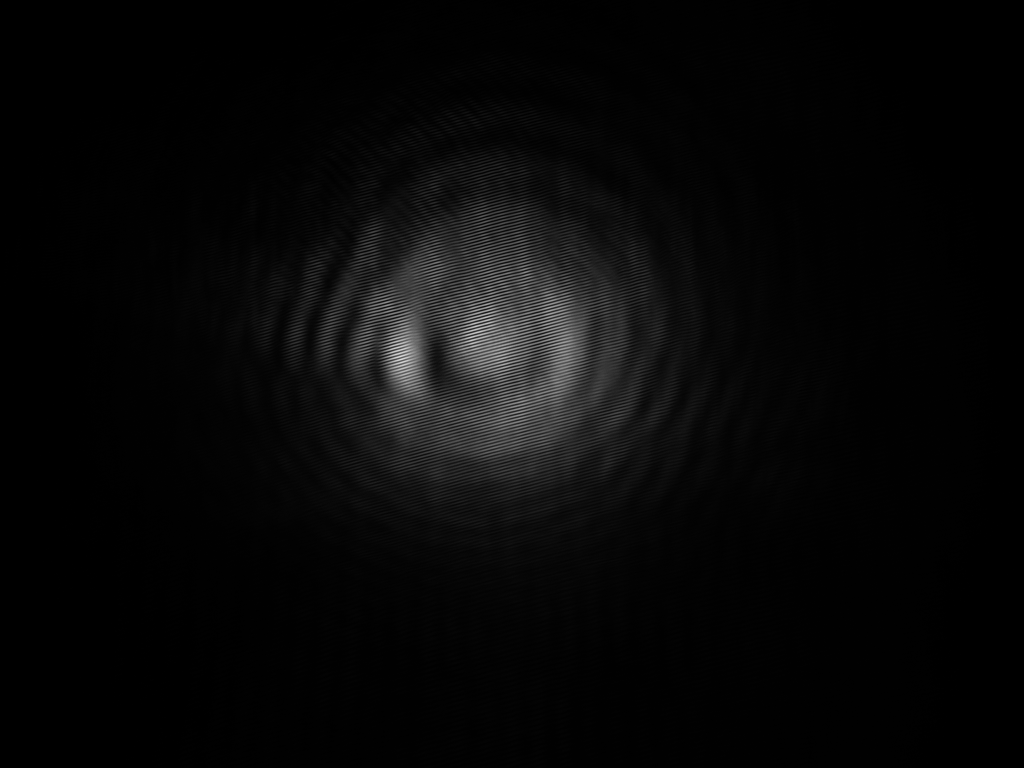
%> input picture #2/object10pixels.png, 2048 x 1536 px (shown at 1/2 size)
$ octave main.m   (GNU Octave 9; MATLAB toolbox functions it lacks are replaced by stand-ins)
%> lines starting %> are read from the running program, lines starting %| are printed output that depends on the picture
### #2/fourier_filtering.m
% Performs 2D Fourier filtering by cropping the image
function F = fourier_filtering(path, flag)
%> called with path = 'object10pixels.png', flag = true

    F = fftshift(fft2(imread(path)));
    F_abs = abs(F);  % in freq domain
    [col, row] = size(F);
%> col = 1536; row = 2048
    figure;
    subplot(3, 3, 1);
    imshow(log(1 + F_abs), []);
    title('0. Log Magnitude Spectrum');

    % zero out all terms expect the second one that contains object's wavefront

    % 1. zero out left
    F(:, 1:(row/2)) = 0;
    % figure;
    subplot(3, 3, 2);
    imshow(log(1 + abs(F)), []);
    title('1. Left Region Zeroed in Freq Domain');

    % 2. zero out upper
    F(1:col/2, :) = 0;
    % figure;
    subplot(3, 3, 3);
    imshow(log(1 + abs(F)), []);
    title('2. Top Region Zeroed in Freq Domain');

    % 3. zero out center vertical strip
    [~, y] = meshgrid(1:row, 1:col);
    square = min(row, col) * 0.2; % visually selected
%> square = 307.2
     if ~flag
        square = min(row, col) * 0.05;
     end
    % mask = (abs(x - row/2) <= square/2) & (abs(y - col/2) <= square/2);
    mask = (abs(y - col/2) <= square/2);
    F(mask) = 0 ;
    % figure;
    subplot(3, 3, 4);
    imshow(log(1 + abs(F)), []);
    title('3. Vertical Strip Region Zeroed in Freq Domain');

    % 4. move to center
    [~, idx] = max(abs(F(:)));
%> idx = 1701360
    [term_row, term_col] = ind2sub(size(F), idx);
%> term_row = 1008; term_col = 1108
    F = circshift(F, [col/2 - term_row, row/2 - term_col]);
    % figure;
    subplot(3, 3, 5);
    imshow(log(1 + abs(F)), []);
    title('4. Centering Max Frequency Component');

    % 5. get center
    [x, y] = meshgrid(1:row, 1:col);
    square = min(row,col) * 0.20; % visually selected
    if ~flag
        square = min(row,col) * 0.15; % visually selected
    end
    mask = (abs(x - row/2) <= square/2) & (abs(y - col/2) <= square/2);
    F(~mask) = 0 ;
    % figure;
    subplot(3, 3, 6);
    imshow(log(1 + abs(F)), []);
    title('5. Preserve Center Square Region');

end

### #2/reconstruct.m
% Performs 2D Fourier filtering and Wavefront Propagation respectively
function [angular_spectrum] = reconstruct(path,flag)
    % in meters
    pixel_size = 3.45E-6;
    dist = 0.11; % ray and camera
    wavelength = 532E-9;

    disp(['path: ', path]);
    F = fourier_filtering(path, flag);

    U0 = ifft2(ifftshift(F)); % object wavefront in spatial domain

    subplot(3, 3, 7:9);
    imshow(log(1 + abs(U0)), []);
    title('6. Object Wavefront in Spatial Domain');
    sgtitle(['2D Fourier Filtering for ',path]);
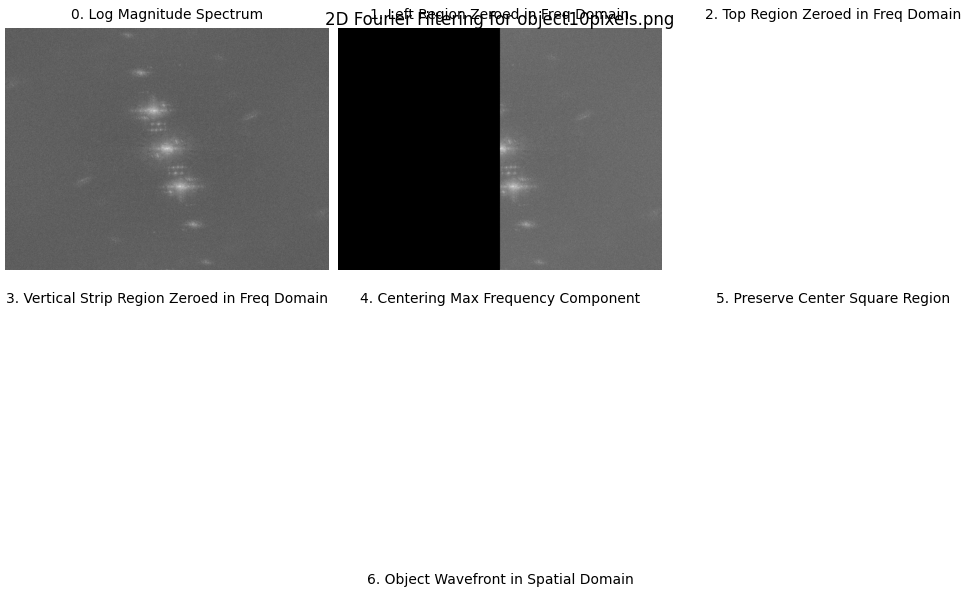
%> figure redrawn from the program's plot data, 7 panels

    distances = -0.4:0.02:-0.2; % back propagation
    distances = -0.28; % optimal value is choosen visually

    for i = 1:length(distances)

        distance = distances(i);
        angular_spectrum = AngularSpectrum(U0, distance, wavelength, pixel_size);

        figure;
        subplot(1, 2, 1);
        imagesc(abs(angular_spectrum));
        colormap(gray);
        colorbar;
        title('Amplitude of Reconstructed Object Wavefront');

        subplot(1, 2, 2);
        imagesc(angle(angular_spectrum));
        colormap(gray);
        colorbar;
        title('Phase of Reconstructed Object Wavefront');
        sgtitle(['Reconstruction of ', path, ' when distance is ',num2str(distance)]);

    end
end

### #2/AngularSpectrum.m
function [prop_wavefront, TF] = AngularSpectrum(wavefront,distance,lambda,dx)
% propagation using angular spectrum...
% wavefront is a complex valued wavefront at the initial plane
% distance - propagation distance in m
% lambda is the wavelength in m
% dx - the sample spacings (computational pixel size) in the x and y in meters
%

%% Setup matrices representing reciprocal space coordinates
[L,K,~] = size(wavefront);
k = -K/2:K/2 - 1;
l = -L/2:L/2 - 1;
% l = l./(N*dy);
[k,l] = meshgrid(k,l);

U=1 -lambda^2*((k/(dx*K)).^2+(l/(dx*L)).^2);
TF= exp(1i*2*pi/lambda*distance*sqrt(U));
TF(U<0)=0;%%%%TRANSFER FUNCTION

% convolution
prop_wavefront =ifft2(ifftshift(TF.*fftshift(fft2((wavefront)))));


end

### #2/main.m
% Main script

clear;
clc;
close all;

% object wavefront reconstruction
wavefront_10 = reconstruct('object10pixels.png', true);
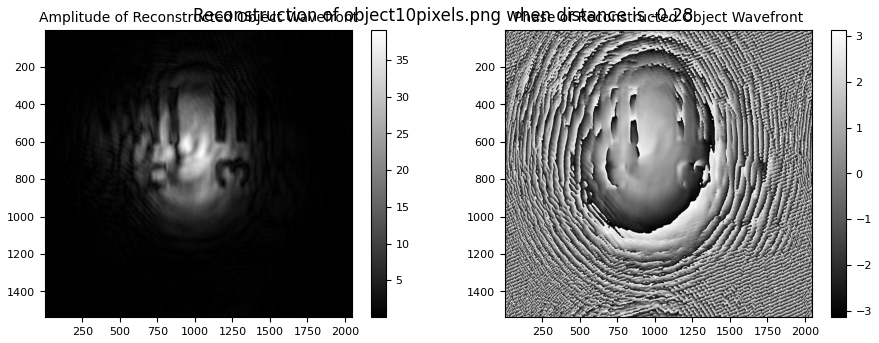
%> figure redrawn from the program's plot data, 2 panels
wavefront_14 = reconstruct('object14pixels.png', false); %
%> call 2 of reconstruct, with path = 'object14pixels.png', flag = false
%> call 2 of fourier_filtering, with path = 'object14pixels.png', flag = false
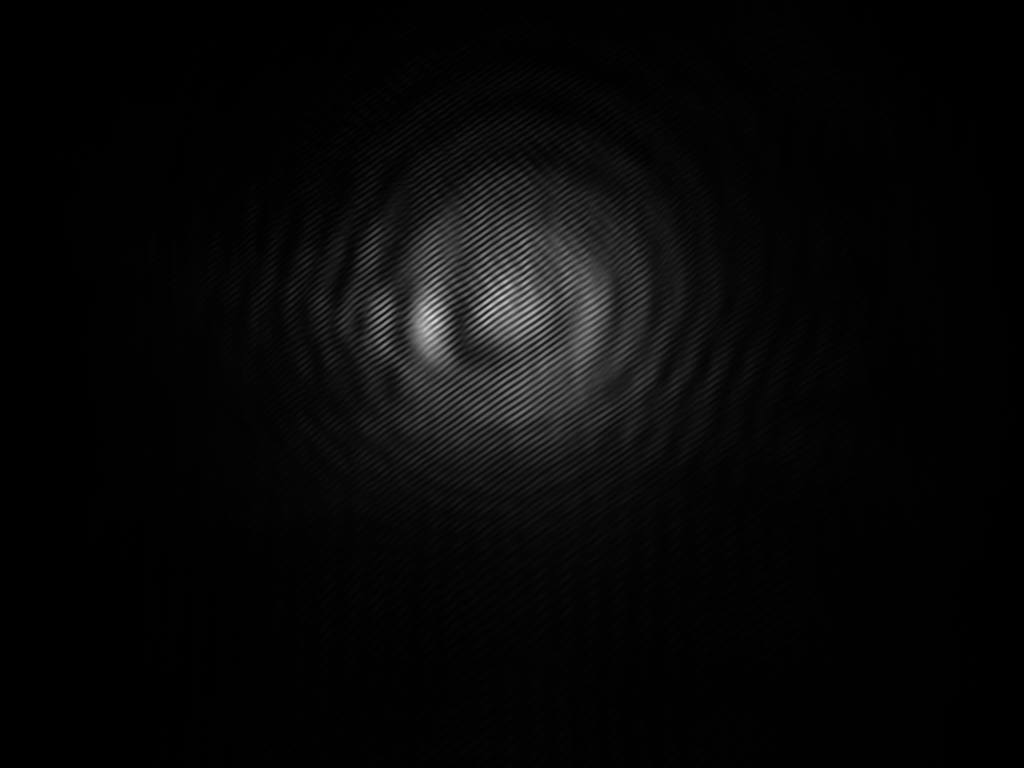
%> input picture #2/object14pixels.png, 2048 x 1536 px (shown at 1/2 size)
%> in fourier_filtering (call 2), `imshow(log(1 + abs(F)), []);`:
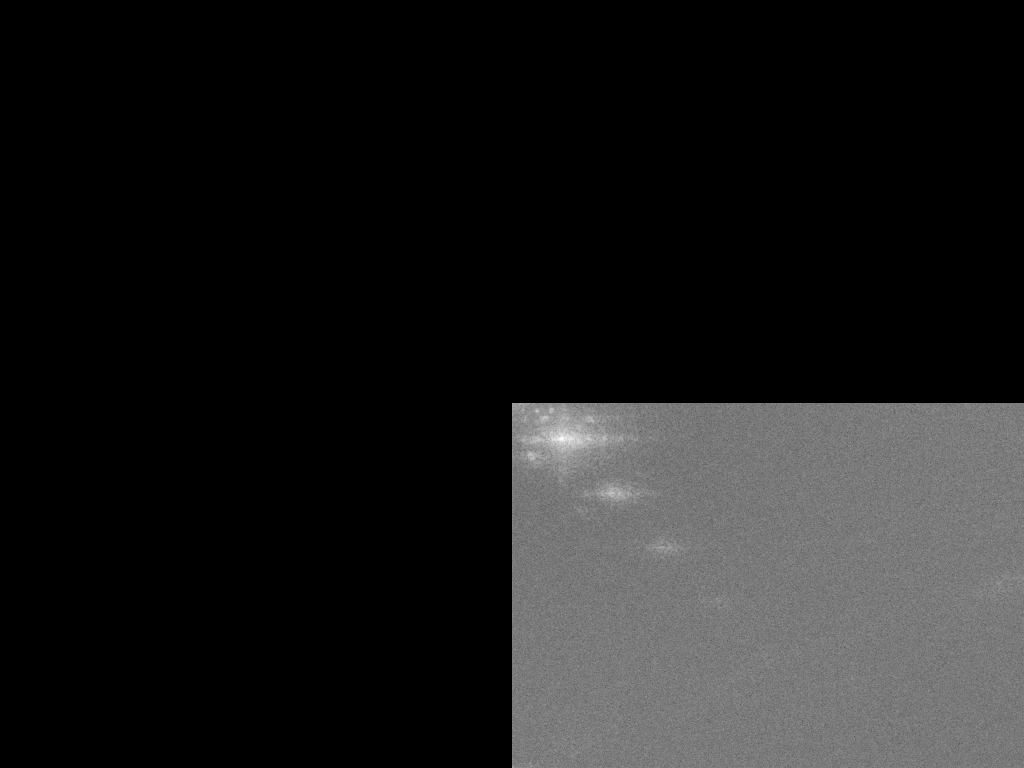
%> displayed picture: size 1536x2048, on the screen's scale of 0 to 255 (shown at 1/2 size); min 0, max 255, mean 29.3
%> in fourier_filtering (call 2), `[~, idx] = max(abs(F(:)));`: idx = 1727342
%> in fourier_filtering (call 2), `[term_row, term_col] = ind2sub(size(F), idx);`: term_row = 878; term_col = 1125
%> in reconstruct (call 2), `imshow(log(1 + abs(U0)), []);`:
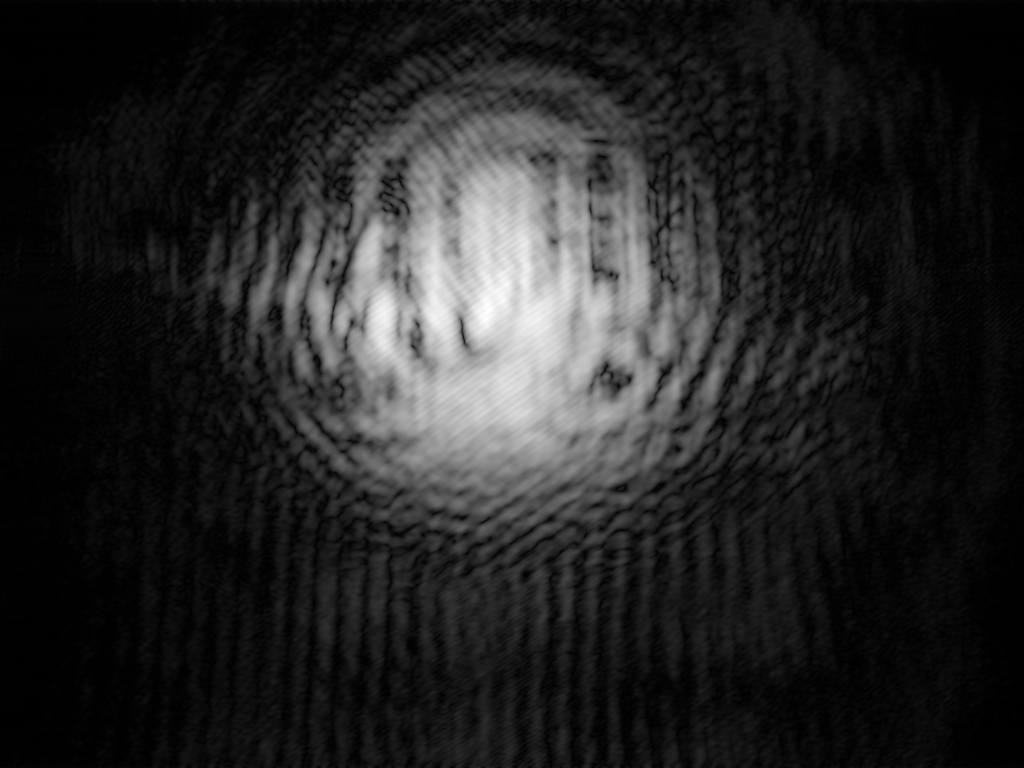
%> displayed picture: size 1536x2048, on the screen's scale of 0 to 255 (shown at 1/2 size); min 0, max 255, mean 36.6
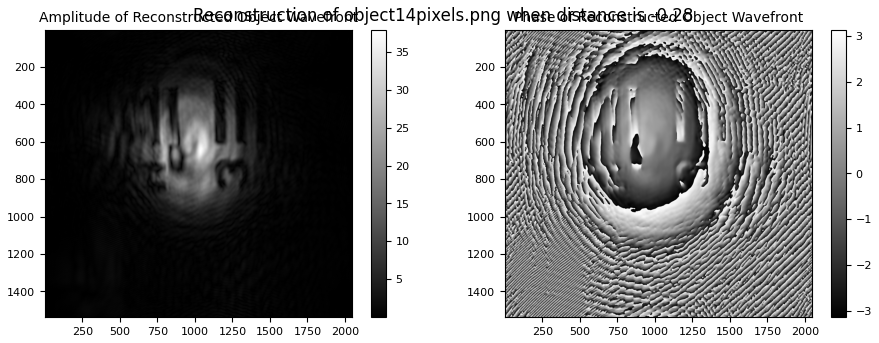
%> figure redrawn from the program's plot data, 2 panels

%%
% Comparison of amplitude and phase values
figure;
subplot(1, 2, 1);
plot(mean(abs(wavefront_10),1), 'g');
hold on;
plot(mean(abs(wavefront_14),1), 'r');
hold off;
title('Crosssection Mean of Amplitude values');
xlabel('Spatial Position');
ylabel('Amplitude');
legend('10px', '14px');

subplot(1, 2, 2);
plot(mean(angle(wavefront_10),1), 'g');
hold on;
plot(mean(angle(wavefront_14),1), 'r');
hold off;
title('Crosssection Mean of Phase values');
xlabel('Spatial Position');
ylabel('Phase');
legend('10px', '14px');
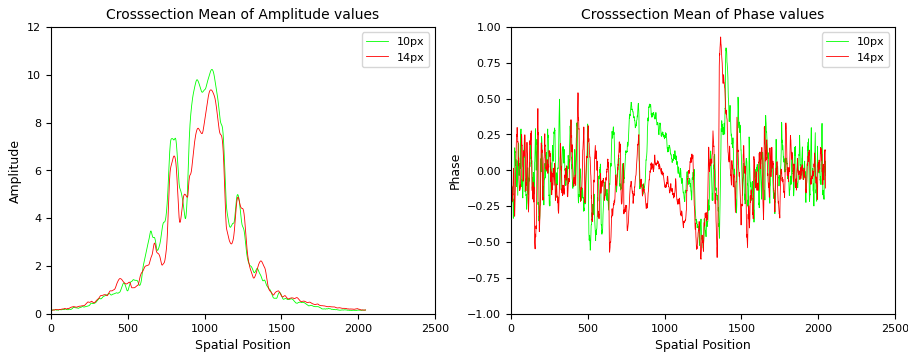
%> figure redrawn from the program's plot data, 2 panels; panel 1: curve peaks at x = 1048, y = 10.22; panel 1: curve peaks at x = 1041, y = 9.36; panel 2: curve peaks at x = 1400, y = 0.853; panel 2: curve peaks at x = 1365, y = 0.929
